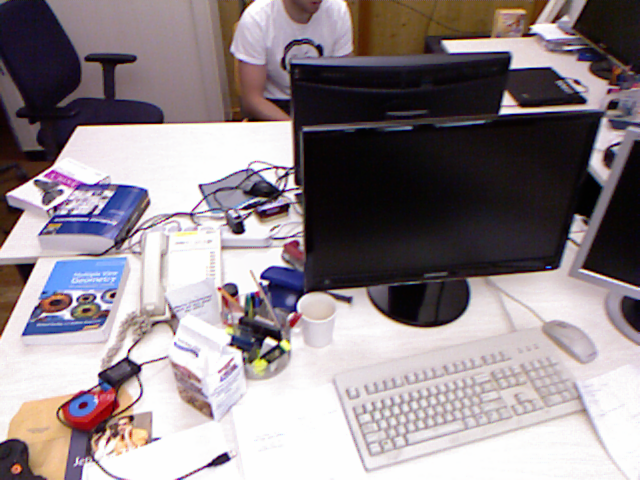
//> input picture data/rgb/1305031102.175304.png, 640 x 480 px
$ ./cal_relativePose   (built with g++ and OpenCV 4)
//> lines starting //> are read from the running program, lines starting //| are printed output that depends on the picture
//
// Created by cheng on 12.09.22.
//
#include <Eigen/Core>
#include <Eigen/Dense>
#include <Eigen/StdVector>
#include <opencv2/core/core.hpp>
#include <opencv2/core/mat.hpp>
#include <opencv2/highgui/highgui.hpp>
#include <opencv2/imgproc/imgproc.hpp>
#include <unordered_map>
using namespace cv;
using namespace std;

int main() {

  // loaded images
  string image_ref_path =
      "../data/rgb/1305031102.275326.png"; // matlab 1305031102.275326

  string image_target_path =
      "../data/rgb/1305031102.175304.png"; // matlab 1305031102.175304
  string depth_ref_path =
      "../data/depth/1305031102.262886.png"; //   matlab      1305031102.262886
  string depth_target_path = "../data/depth/1305031102.160407.png";
  Mat grayImage_target, grayImage_ref;

  // read target image
  Mat image_target =
      imread(image_target_path, IMREAD_ANYCOLOR | IMREAD_ANYDEPTH);
//> image_target is the input picture: 480 rows x 640 cols, CV_8UC3; mean B, G, R 139, 134.5, 144.6
  // color space conversion
  cvtColor(image_target, grayImage_target, COLOR_RGB2GRAY);
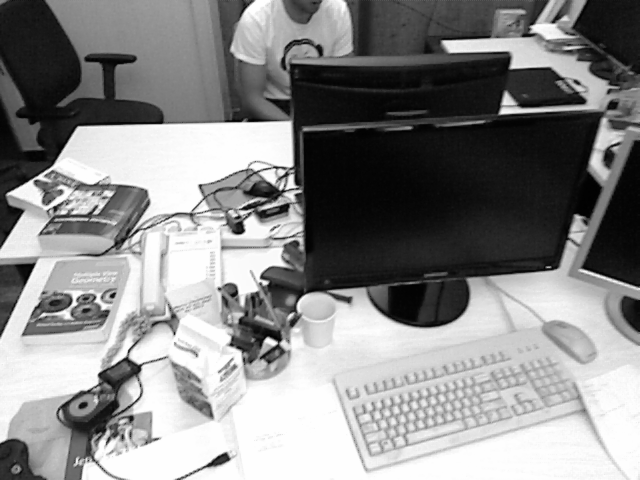
//> grayImage_target: 480 rows x 640 cols, CV_8UC1; min 1, max 254, mean 137
  // precision improvement
  grayImage_target.convertTo(grayImage_target, CV_64FC1, 1.0 / 255.0);
//> grayImage_target: 480 rows x 640 cols, CV_64FC1

  // read ref image
  Mat image_ref = imread(image_ref_path, IMREAD_ANYCOLOR | IMREAD_ANYDEPTH);
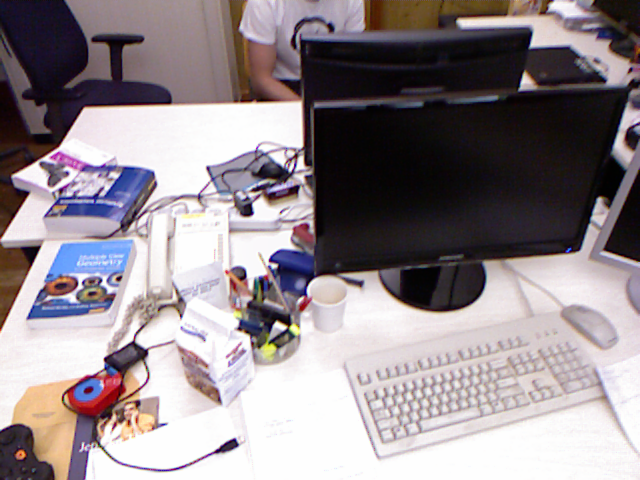
//> input picture data/rgb/1305031102.275326.png, 640 x 480 px
//> image_ref is the input picture: 480 rows x 640 cols, CV_8UC3; mean B, G, R 142.3, 137.8, 147.2
  // color space conversion
  cvtColor(image_ref, grayImage_ref, COLOR_RGB2GRAY);
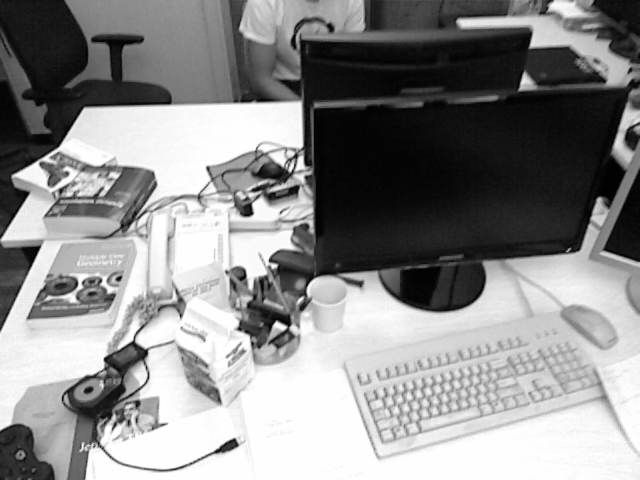
//> grayImage_ref: 480 rows x 640 cols, CV_8UC1; min 1, max 254, mean 140.2
  // precision improvement
  grayImage_ref.convertTo(grayImage_ref, CV_64FC1, 1.0 / 255.0);
//> grayImage_ref: 480 rows x 640 cols, CV_64FC1

  // [5 lines of commented-out code are left out]

  Mat depth_ref =
      imread(depth_ref_path, CV_LOAD_IMAGE_ANYDEPTH | CV_LOAD_IMAGE_ANYCOLOR);
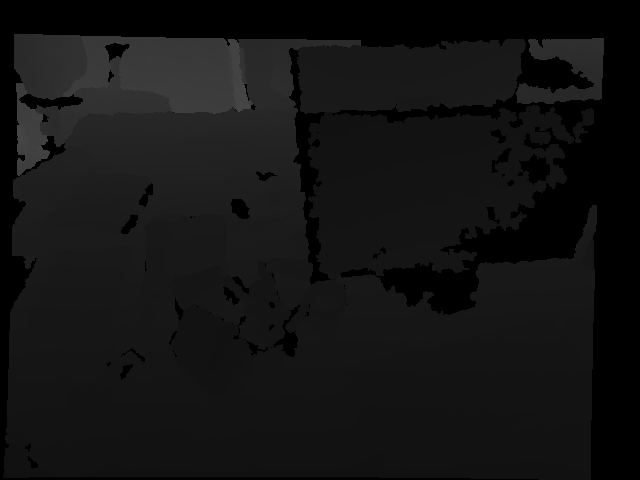
//> input picture data/depth/1305031102.262886.png, 640 x 480 px
//> depth_ref is the input picture: 480 rows x 640 cols, CV_16UC1; min 0, max 18009, mean 5004.5
  Mat depth_target = imread(depth_target_path,
                            CV_LOAD_IMAGE_ANYDEPTH | CV_LOAD_IMAGE_ANYCOLOR);
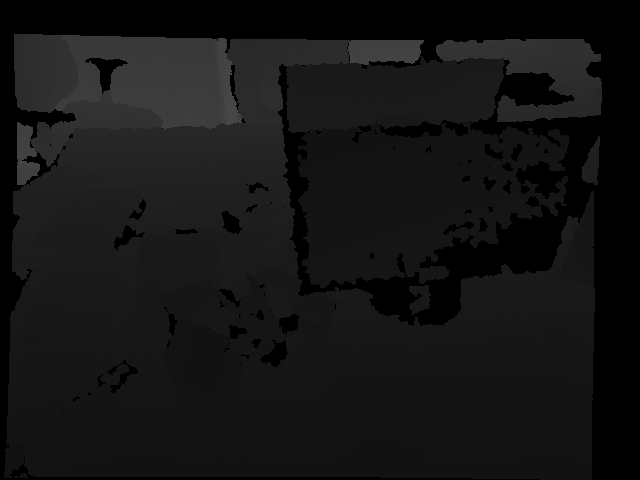
//> input picture data/depth/1305031102.160407.png, 640 x 480 px
//> depth_target is the input picture: 480 rows x 640 cols, CV_16UC1; min 0, max 18587, mean 5339.7

  depth_ref.convertTo(depth_ref, CV_64FC1);
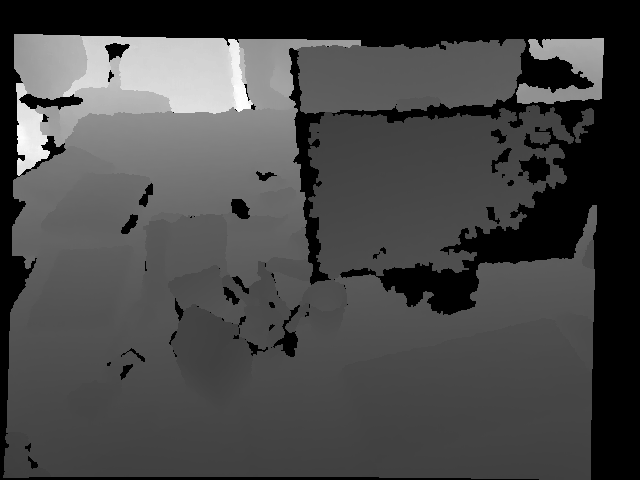
//> depth_ref: 480 rows x 640 cols, CV_64FC1; min 0, max 18009, mean 5004.5; drawn with min black and max white
  depth_ref = depth_ref / 5000.0; // matlab 5000
                                  //	double min, max;
                                  //	 cv::minMaxIdx(depth_ref, &min, &max);
  //	 cout<<"show the depth_ref value range"<<"min:"<<min<<"max:"<<max<<endl;
  // 相机内参
  Eigen::Matrix3d K;
  K << 517.3, 0, 318.6, 0, 516.5, 255.3, 0, 0, 1;
}
